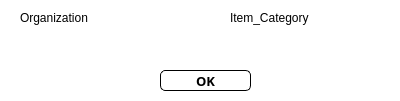
<?xml version="1.0" encoding="UTF-8"?>
<ui version="4.0">
 <class>Dialog</class>
 <widget class="QDialog" name="Dialog">
  <property name="geometry">
   <rect>
    <x>0</x>
    <y>0</y>
    <width>400</width>
    <height>101</height>
   </rect>
  </property>
  <property name="windowTitle">
   <string>Dialog</string>
  </property>
  <property name="styleSheet">
   <string notr="true">background-color: rgb(255, 255, 255);</string>
  </property>
  <widget class="QPushButton" name="SaveButton">
   <property name="geometry">
    <rect>
     <x>160</x>
     <y>70</y>
     <width>91</width>
     <height>21</height>
    </rect>
   </property>
   <property name="font">
    <font>
     <family>Yu Mincho</family>
     <pointsize>10</pointsize>
     <weight>75</weight>
     <bold>true</bold>
    </font>
   </property>
   <property name="cursor">
    <cursorShape>PointingHandCursor</cursorShape>
   </property>
   <property name="styleSheet">
    <string notr="true">QPushButton#SaveButton {
color: rgb(0, 0, 0);
background-color: rgb(255, 255, 255);
	border-color: rgb(0, 0, 0);
border-style: solid;
border-width: 1px;
border-radius: 5px;
}

QPushButton#SaveButton:pressed {
padding-left:5px;
padding-top:5px;
}

</string>
   </property>
   <property name="text">
    <string>OK</string>
   </property>
   <property name="iconSize">
    <size>
     <width>20</width>
     <height>20</height>
    </size>
   </property>
  </widget>
  <widget class="QWidget" name="">
   <property name="geometry">
    <rect>
     <x>20</x>
     <y>10</y>
     <width>102</width>
     <height>39</height>
    </rect>
   </property>
   <layout class="QGridLayout" name="gridLayout">
    <item row="0" column="0">
     <widget class="QLabel" name="label">
      <property name="text">
       <string>Organization</string>
      </property>
     </widget>
    </item>
    <item row="1" column="0">
     <widget class="CheckableComboBox" name="OrganizationcomboBox" native="true">
      <property name="minimumSize">
       <size>
        <width>100</width>
        <height>18</height>
       </size>
      </property>
     </widget>
    </item>
   </layout>
  </widget>
  <widget class="QWidget" name="">
   <property name="geometry">
    <rect>
     <x>230</x>
     <y>10</y>
     <width>152</width>
     <height>39</height>
    </rect>
   </property>
   <layout class="QGridLayout" name="gridLayout_2">
    <item row="0" column="0">
     <widget class="QLabel" name="label_3">
      <property name="text">
       <string>Item_Category</string>
      </property>
     </widget>
    </item>
    <item row="1" column="0">
     <widget class="CheckableComboBox" name="Item_CategorycomboBox" native="true">
      <property name="minimumSize">
       <size>
        <width>150</width>
        <height>18</height>
       </size>
      </property>
     </widget>
    </item>
   </layout>
  </widget>
 </widget>
 <customwidgets>
  <customwidget>
   <class>CheckableComboBox</class>
   <extends>QWidget</extends>
   <header>checkablecombobox.h</header>
  </customwidget>
 </customwidgets>
 <resources>
  <include location="resource_reponsive.qrc"/>
 </resources>
 <connections/>
</ui>
